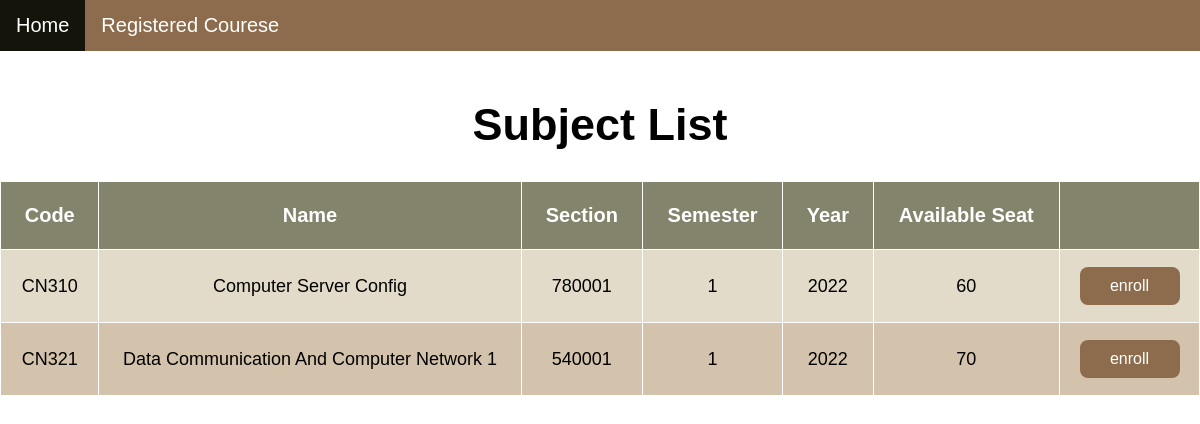
/booking/ (signed in), run on an earlier commit of the app's database.
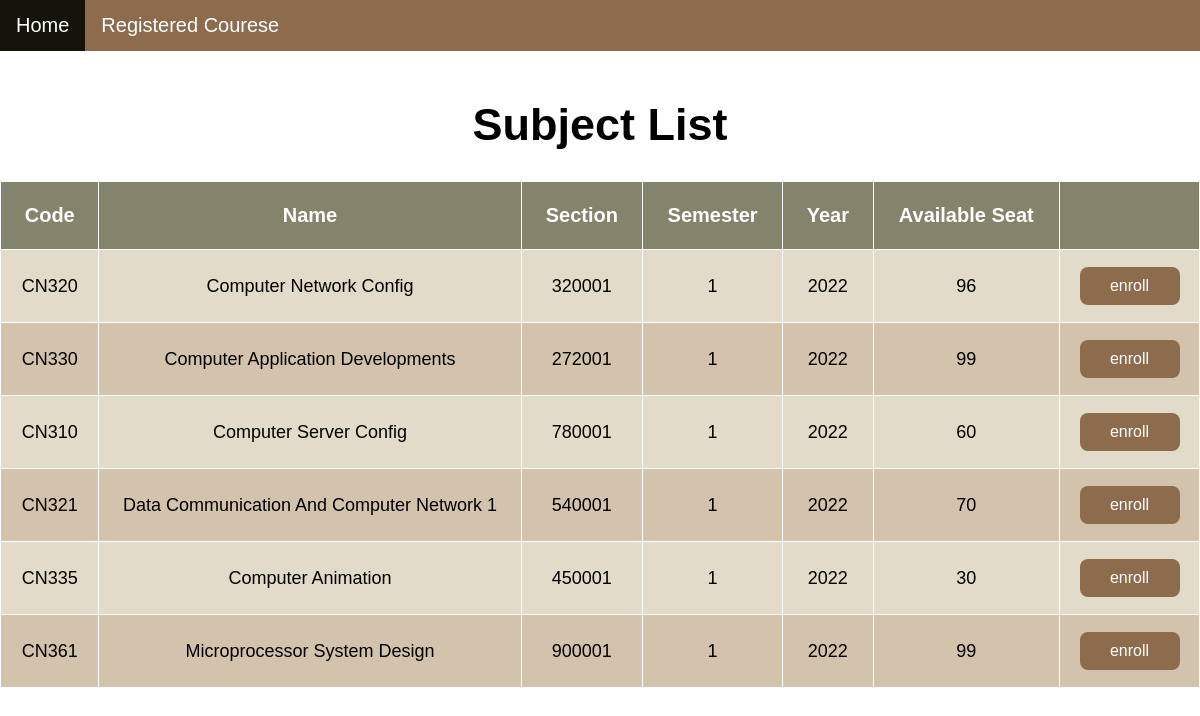
And on a later commit of the database.
### booking/models.py (models this page shows, shortened)
class Subject(models.Model):
    class_number = models.CharField(max_length=5, default="")
    subject_name = models.CharField(max_length=64, default="")
    section = models.CharField(max_length=10, default="")
    semester = models.CharField(max_length=10, default="")
    year = models.CharField(max_length=10, default="")
    seats = models.CharField(max_length=10, default="")

### booking/views.py (the view)
# urls.py: path('', views.index, name='index'),
def index(request):
    user = User.objects.get(pk=request.user.id)
    enrolled_subjects = Booking.objects.filter(user=user)
    id = []
    for subject in enrolled_subjects:
        id.append(subject.course_number.id)
    subjects = Subject.objects.exclude(pk__in=id)
    return render(request, "booking/index.html",{
        'subjects': subjects
    })

### booking/templates/booking/index.html (shortened to what this page needs)
{% extends 'booking/layout.html' %}
{% block body %}
<!DOCTYPE html>
<html>
<head>
</head>
<body>
    <div class="topnav">
        <a class="active" href="{% url 'index' %}">Home</a>
        <a href="{% url 'booking:checksubreg' %}">Registered Courese</a>
    </div>
    <br>
    <div class= style="padding-left:16px">
        <center> <h1>Subject List</h1> </center>
        {% if subjects %}
        <table>
            <tr>
                <th>Code</th>
                <th>Name</th>
                <th>Section</th>
                <th>Semester</th>
                <th>Year</th>
                <th>Available Seat</th>
                <th></th>
            </tr>
            {% for subject in subjects %}
            <tr>
                <td>{{ subject.class_number }}</td>
                <td>{{ subject.subject_name }}</td>
                <td>{{ subject.section }}</td>
                <td>{{ subject.semester }}</td>
                <td>{{ subject.year }}</td>
                <td>{{ subject.seats }}</td>
                <td>
                    <form action="{% url 'booking:booking' subject.id %}" method="post" >
                        <button class="button" style="vertical-align:middle" type="submit"><span>enroll</span></button>
                    </form>
                </td>
            </tr>
            {% endfor %}
        </table>
    {% endif %}
    </div>
</body>
</html>
{% endblock %}

What changed in the data, as far as the page shows it:
now on this page (row unchanged): Subject: class_number "CN320", subject_name "Computer Network Config", section "320001", semester "1", year "2022", seats "96"
now on this page (row unchanged): Subject: class_number "CN330", subject_name "Computer Application Developments", section "272001", semester "1", year "2022", seats "99"
added Subject: class_number "CN335", subject_name "Computer Animation", section "450001", semester "1", year "2022", seats "30"
added Subject: class_number "CN361", subject_name "Microprocessor System Design", section "900001", semester "1", year "2022", seats "99"
